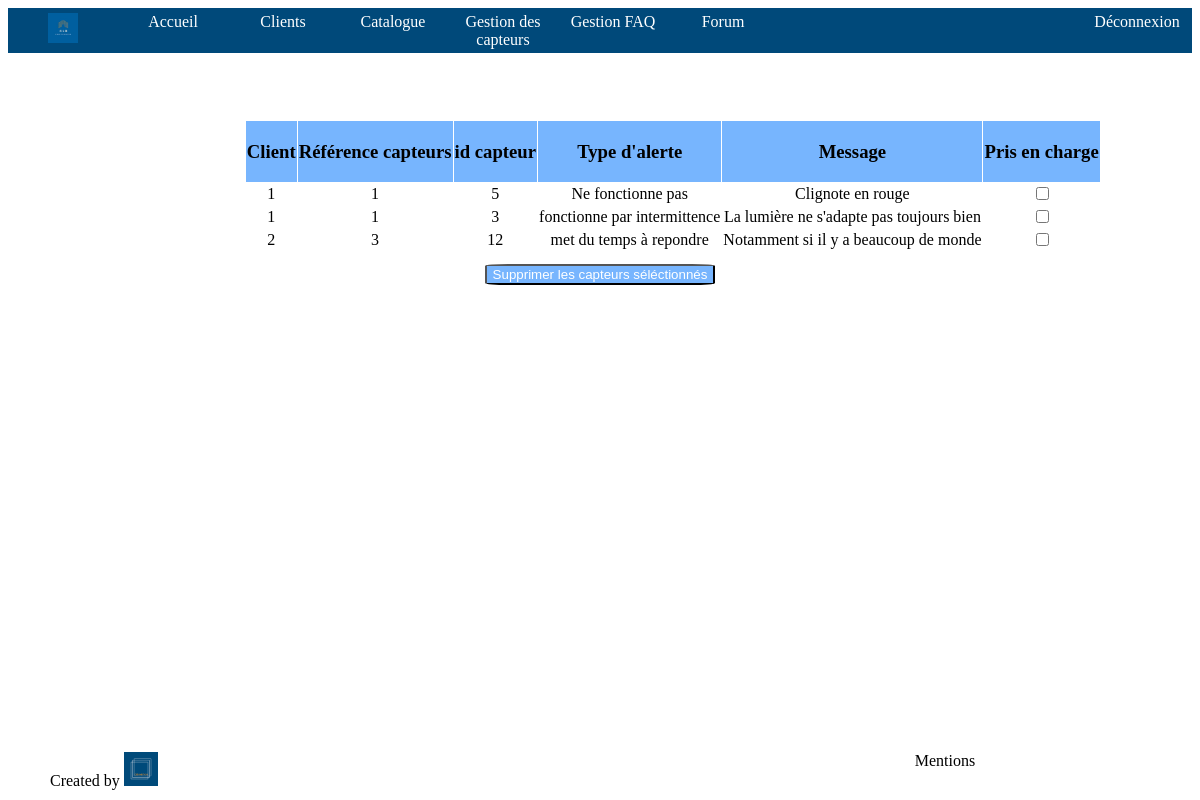
/indexAdmin.php?action=sensorsGestion (signed in), run on the app's committed database.
### tables this page shows
CREATE TABLE `alerte` (
  `idAlert` int(255) NOT NULL,
  `idCapteur` int(255) NOT NULL,
  `idRoom` int(255) NOT NULL,
  `typeAlerte` varchar(1000) NOT NULL,
  `message` text NOT NULL
);

CREATE TABLE `capteur` (
  `idCapteur` int(11) NOT NULL,
  `idRoom` int(11) NOT NULL,
  `consommation` int(11) NOT NULL,
  `type` varchar(255) NOT NULL,
  `idProduit` int(11) NOT NULL
);

### controllers/controllerAdmin.php (called while the page is built, shortened)
<?php
require "models/modelAdmin.php";
function sensorsGestion(){
    $clients[] = Array();
    $idCapteurs[] = Array();
    $typeAlertes[] = Array();
    $idAlertes[] = Array();
    $idProducts[] = Array();
    $messages[] = Array();
    $sensorsGs = getSensorsGestionList()->fetchAll();
    foreach ($sensorsGs as $sensorsG) {
        $idCapteurs[] = $sensorsG['idCapteur'];
        $typeAlertes[] = $sensorsG['typeAlerte'];
        $messages[] = $sensorsG['message'];
        $idAlertes[] = $sensorsG['idAlert'];
        $idRoom=$sensorsG['idRoom'];
        $typeProduit= getIdProduct($sensorsG['idCapteur']) -> fetchAll();
        foreach ($typeProduit as $t) {
            $idProducts[] = $t['idProduit'];
        }
        $client = getClientId($idRoom)->fetchAll();
        foreach ($client as $c) {
        $clients[] = $c['idClient'];
        }
    }
    require"views/sensorsGestion.php";
}

### models/modelAdmin.php (called while the page is built, shortened)
<?php
function getSensorsGestionList(){
    $db = dbConnect();
    $req = $db->prepare("SELECT * FROM alerte");
    $req->execute();
    return $req;
}
function getClientId($idRoom){
    $db =dbConnect();
    $req = $db->prepare("SELECT * FROM house JOIN room ON house.idHouse=room.idHouse  WHERE room.idRoom= :idRoom ");
    $req->bindParam("idRoom", $idRoom);
    $req->execute();
    return $req;
}
function getIdProduct($idCapteur){
    $db =dbConnect();
    $req = $db->prepare("SELECT * FROM capteur JOIN alerte ON capteur.idCapteur=alerte.idCapteur  WHERE alerte.idCapteur= :idCapteur ");
    $req->bindParam("idCapteur", $idCapteur);
    $req->execute();
    return $req;
}

### views/sensorsGestion.php (the view, shortened to what this page needs)
<!DOCTYPE html>
<html>
<head>
    <link rel="stylesheet" type="text/css" href="designs/css/sensorsGestion.css" />
</head>
<body>
<header>
    <?php require "headerAdmin.php";?>
</header>
<section>
    <h1> Gestion des capteurs </h1>
    <form method="post" action="indexAdmin.php?action=deleteAlerte">
    <table>
        <thead>
        <tr>
            <td><h3>Client</h3></td>
            <td><h3>Référence capteurs</h3></td>
            <td><h3>id capteur</h3></td>
            <td><h3>Type d'alerte</h3></td>
            <td><h3>Message</h3></td>
            <td><h3>Pris en charge</h3></td>
        </tr>
        </thead>
        <tbody>
        <?php foreach ($sensorsGs as $key =>$sensorsG) { ?>
            <tr>
                <td>
                    <?= $clients[$key+1];?>
                </td>
                <td>
                    <?= $idProducts[$key+1];?>
                </td>
                <td>
                    <?= $idCapteurs[$key+1];?>
                </td>
                <td>
                    <?= $typeAlertes[$key+1];?>
                </td>
                <td>
                    <?= $messages[$key+1];?>
                </td>
                <td>
                    <input type="checkbox" name="delete" id="delete" value="<?= $idAlertes[$key+1];?>"><br>
                </td>
            </tr>
        <?php } ?>
        </tbody>
    </table>
    </form>
    <button id="myBtn">Supprimer les capteurs séléctionnés</button>
</section>
<footer>
    <?php require "footer.php";?>
</footer>
</body>
</html>

### designs/css/sensorsGestion.css (style rules this page uses)
section { text-align: center; padding-bottom: 5%; }
h1 { color:white; text-align: center; }
table { border-collapse: collapse; text-align: center; margin-left: 20%; }
td { border: 1px solid white; text-align: center; }
thead { background-color:#77B5FE; text-align: center; }
#myBtn { margin-top: 1%; background-color:#77B5FE; border-radius: 10%; color:white; }

### designs/css/header.css (style rules this page uses)
header { position: relative; margin: 0; font-family: LibreBaskerville; background-color:#00497A; }

### designs/css/footer.css (style rules this page uses)
footer { background-color: white; position:fixed; bottom:0; left:0; width: 100%; height: 8%; }

### data on the page
alerte: key "1", key "5", key "Ne fonctionne pas", key "Clignote en rouge"
capteur: idProduit "1"
alerte: key "1", idCapteur.idProduit "1", key "3", key "fonctionne par intermittence", key "La lumière ne s'adapte pas toujours bien"
alerte: key "2", key "3", key "12", key "met du temps à repondre", key "Notamment si il y a beaucoup de monde"
